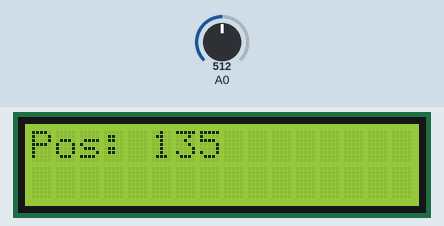
Simulated run of this sketch. Board: Arduino Uno, built with avr-gcc and run on an emulated ATmega328P. Shown: 16×2 character LCD. Inputs (shaded band) come from the test bench; at power-on: A0 = 512.

Above: at 1.2 s.
1.3 s: A0 set to 716
At 1.9 s:
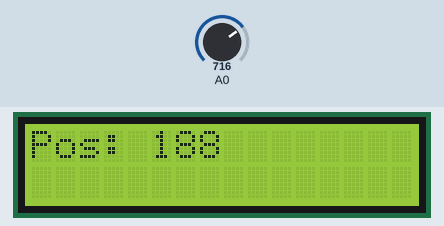
2.8 s: A0 set to 900
At 3.1 s:
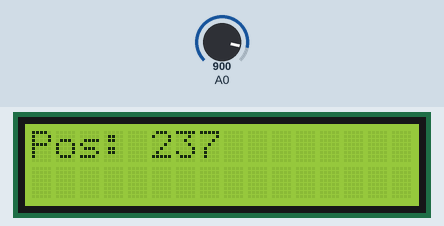
4.3 s: A0 set to 1023
At 5.2 s:
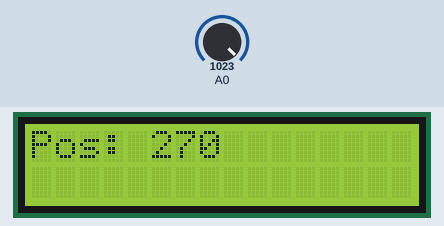
Timing chart, 0 to 7.3 s (numbered marks = the images above; inputs shaded):
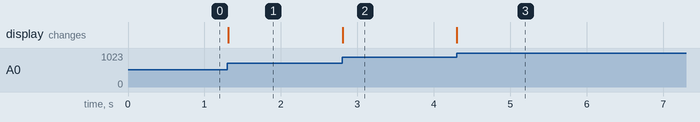

The sketch:

Potentiometer_LCD_Display.ino
```cpp
#include <LiquidCrystal.h>
int sensorValue;
int wiperPosition;
LiquidCrystal lcd(7, 10, 8, 11, 9, 12); // Reset,Enable,D4,D5,D6,D7

void setup()
{
  lcd.begin(16, 2);
}

void loop()
{
   lcd.setCursor(0, 0);
   sensorValue = analogRead(A0);
   wiperPosition = map(sensorValue, 0, 1023, 0, 270);
   lcd.print("Pos: ");
   lcd.print(wiperPosition);
   lcd.print("  ");
   delay(10);

}
```

Measured:
- after the input at 1.3 s, the display: changes at once (image 1)
- after the input at 2.8 s, the display: changes at once (image 2)
- after the input at 4.3 s, the display: changes at once (image 3)
